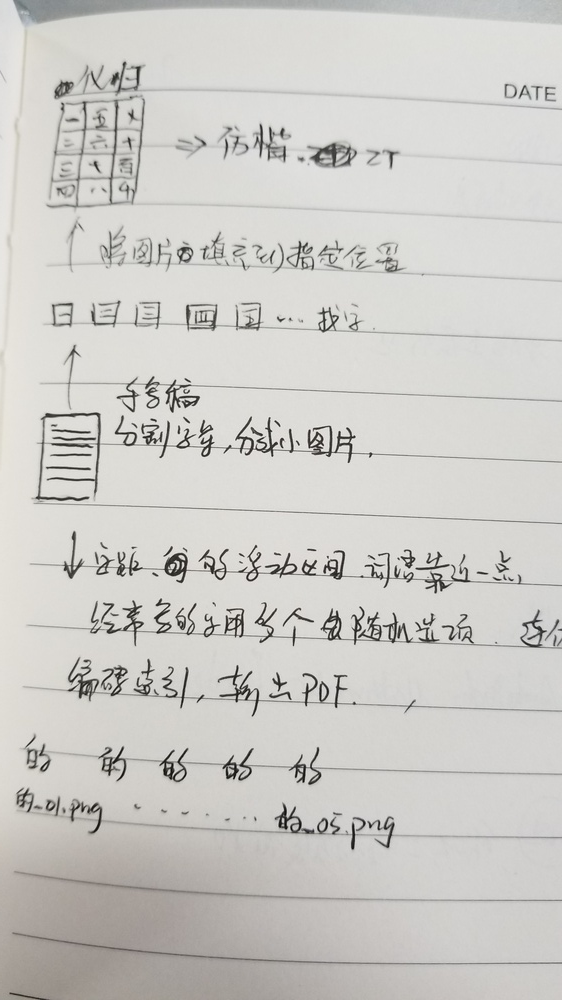
#> input picture handWritting/input.jpg, 562 x 1000 px, shrunk from 2268 x 4032 before the run
$ python test.py   (older library calls are emulated)
#> lines starting #> are read from the running program, lines starting #| are printed output that depends on the picture; after the words box and inside, x2 and y2 are one past the last pixel; in counts of white or black regions, pixels touching at a corner belong together
# -*- coding: utf-8 -*-
import cv2

img = cv2.imread('input.jpg')
#> img is the input picture: shape (1000, 562, 3); mean B, G, R 199.7, 203.5, 204.8
result = img.copy()

gray = cv2.cvtColor(img,cv2.COLOR_BGR2GRAY)

ret,thresh = cv2.threshold(gray,190,255,cv2.THRESH_BINARY)
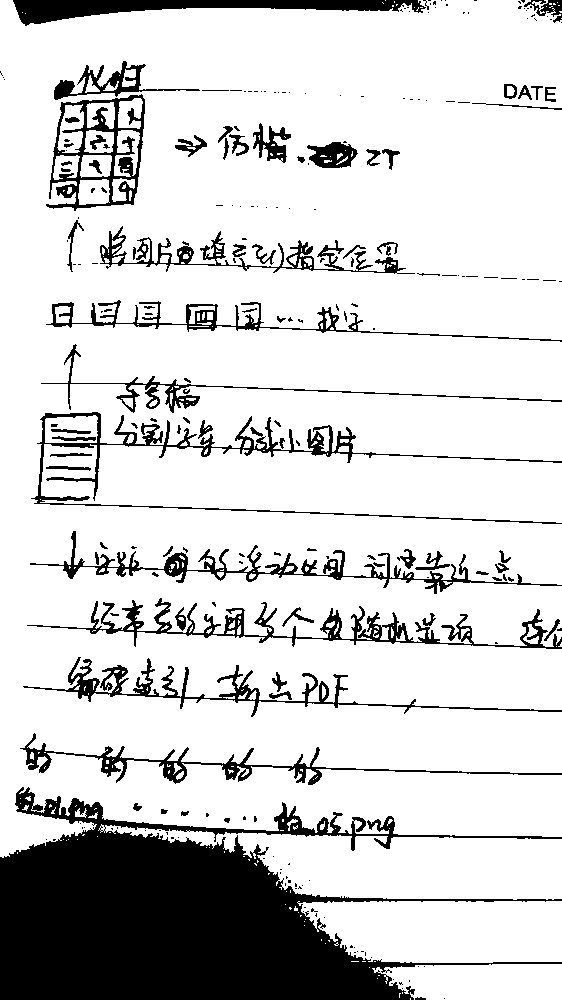
#> thresh: shape (1000, 562); 82.3% white; 240 black regions (161 under 20 px), largest, box (x1, y1, x2, y2) and area: (0, 787, 562, 1000) 56598, (31, 412, 562, 524) 4710, (13, 0, 426, 26) 4705
cv2.imwrite("thresh.jpg", thresh)

kernel = cv2.getStructuringElement(cv2.MORPH_RECT, (10, 10))
eroded = cv2.erode(thresh, kernel)
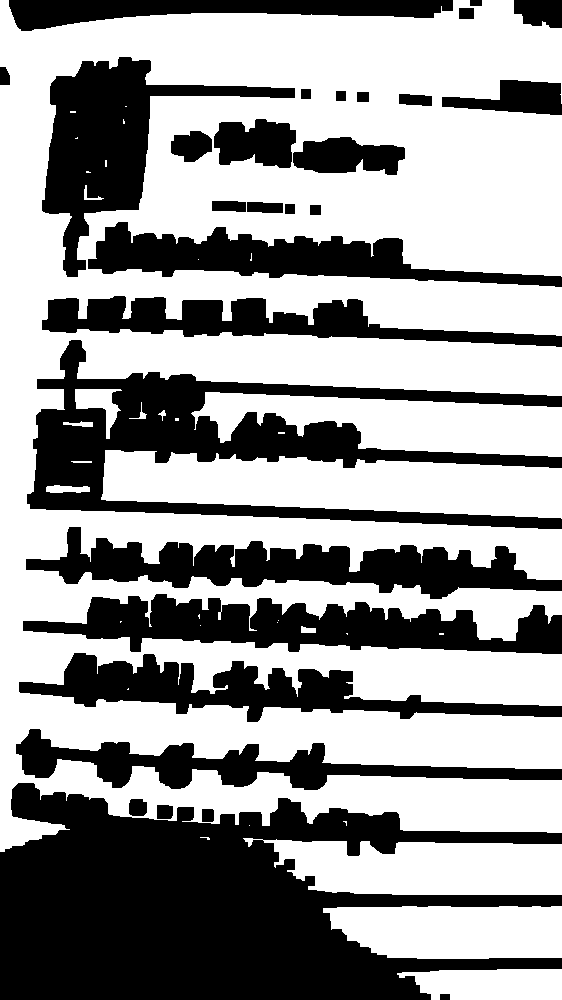
#> eroded: shape (1000, 562); 59.6% white; 30 black regions
cv2.imwrite("eroded.jpg", eroded)

binary, contours, hierarchy = cv2.findContours(eroded,cv2.RETR_TREE,cv2.CHAIN_APPROX_SIMPLE)
#> contours = 51 contours, 22 with area under 20; largest, box (x1, y1, x2, y2) and area: (0, 0, 562, 852) 287028, (101, 450, 562, 519) 21721, (41, 56, 296, 278) 17290, (191, 392, 562, 457) 14130, (243, 838, 562, 895) 13233

color = (0, 255, 0)
for c in contours:
    x, y, w, h = cv2.boundingRect(c)
    cv2.rectangle(img, (x, y), (x + w, y + h), color, 1)
    temp = result[y:(y + h), x:(x + w)]
    cv2.imwrite("./result/" + str(x) + ".jpg", temp)
#> this loop made 51 passes
#> (x, y, w, h) on passes 1, 2, 3, 4, 6, 10, 15, 16, 17, 18, 20, 22: (397, 969, 165, 31), (323, 906, 239, 53), (243, 838, 319, 57), (200, 837, 10, 3), (343, 821, 4, 5), (301, 626, 15, 7), (198, 614, 2, 5), (46, 485, 44, 8), (71, 461, 21, 2), (101, 450, 461, 69), (63, 421, 30, 6), (158, 410, 8, 11)
#> (c, x, y, w, h) on passes 7, 8, 9, 13, 19, 21: ([[128, 688], [127, 689], [128, 689]], 127, 688, 2, 2), ([[439, 633], [439, 634], [443, 634], [443, 633]], 439, 633, 5, 2), ([[346, 633], [347, 634], [347, 633]], 346, 633, 2, 2), ([[120, 621], [120, 622], [121, 621]], 120, 621, 2, 2), ([[278, 432], [278, 433], [284, 433], [284, 432]], 278, 432, 7, 2), ([[175, 418], [175, 420], [178, 420], [178, 418]], 175, 418, 4, 3)
#> pass 1, `temp = result[y:(y + h), x:(x + w)]`:
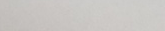
#> temp: shape (31, 165, 3); mean B, G, R 195.2, 198.3, 201.1
#> pass 2, `temp = result[y:(y + h), x:(x + w)]`:
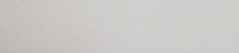
#> temp: shape (53, 239, 3); mean B, G, R 198.6, 201.2, 203.4
#> pass 3, `temp = result[y:(y + h), x:(x + w)]`:
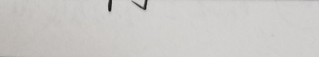
#> temp: shape (57, 319, 3); mean B, G, R 198.9, 201.4, 203.1
#> after the loop:
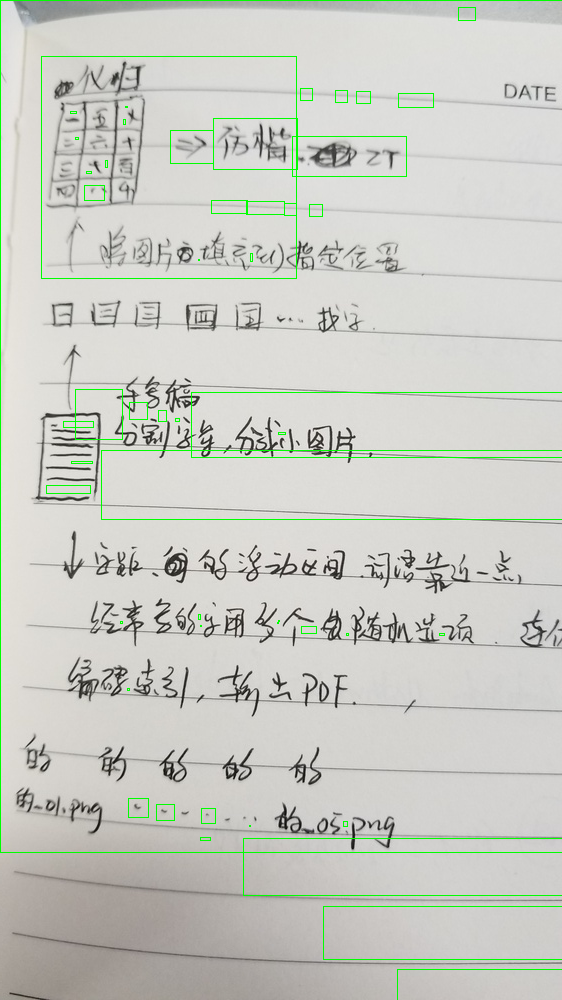
#> img: shape (1000, 562, 3); 1.51% of pixels changed, all inside (x1, y1, x2, y2) = (0, 0, 562, 1000)

cv2.imwrite("result.jpg", img)
